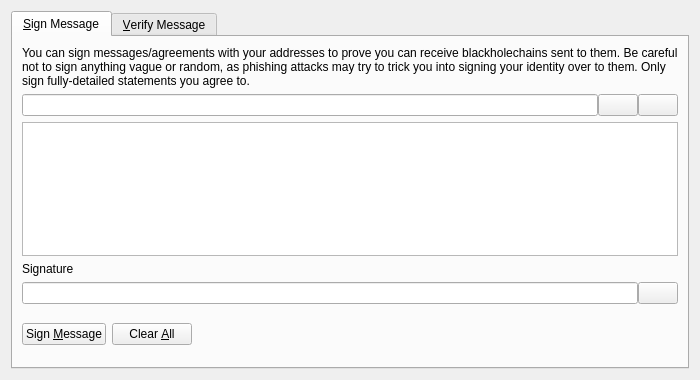
<?xml version="1.0" encoding="UTF-8"?>
<ui version="4.0">
 <class>SignVerifyMessageDialog</class>
 <widget class="QDialog" name="SignVerifyMessageDialog">
  <property name="geometry">
   <rect>
    <x>0</x>
    <y>0</y>
    <width>700</width>
    <height>380</height>
   </rect>
  </property>
  <property name="windowTitle">
   <string>Signatures - Sign / Verify a Message</string>
  </property>
  <property name="modal">
   <bool>true</bool>
  </property>
  <layout class="QVBoxLayout" name="verticalLayout">
   <item>
    <widget class="QTabWidget" name="tabWidget">
     <property name="currentIndex">
      <number>0</number>
     </property>
     <widget class="QWidget" name="tabSignMessage">
      <attribute name="title">
       <string>&amp;Sign Message</string>
      </attribute>
      <layout class="QVBoxLayout" name="verticalLayout_SM">
       <item>
        <widget class="QLabel" name="infoLabel_SM">
         <property name="text">
          <string>You can sign messages/agreements with your addresses to prove you can receive blackholechains sent to them. Be careful not to sign anything vague or random, as phishing attacks may try to trick you into signing your identity over to them. Only sign fully-detailed statements you agree to.</string>
         </property>
         <property name="textFormat">
          <enum>Qt::PlainText</enum>
         </property>
         <property name="wordWrap">
          <bool>true</bool>
         </property>
        </widget>
       </item>
       <item>
        <layout class="QHBoxLayout" name="horizontalLayout_1_SM">
         <property name="spacing">
          <number>0</number>
         </property>
         <item>
          <widget class="QValidatedLineEdit" name="addressIn_SM">
           <property name="toolTip">
            <string>The Bitcoin address to sign the message with</string>
           </property>
          </widget>
         </item>
         <item>
          <widget class="QPushButton" name="addressBookButton_SM">
           <property name="toolTip">
            <string>Choose previously used address</string>
           </property>
           <property name="text">
            <string/>
           </property>
           <property name="icon">
            <iconset resource="../bitcoin.qrc">
             <normaloff>:/icons/address-book</normaloff>:/icons/address-book</iconset>
           </property>
           <property name="shortcut">
            <string>Alt+A</string>
           </property>
           <property name="autoDefault">
            <bool>false</bool>
           </property>
          </widget>
         </item>
         <item>
          <widget class="QPushButton" name="pasteButton_SM">
           <property name="toolTip">
            <string>Paste address from clipboard</string>
           </property>
           <property name="text">
            <string/>
           </property>
           <property name="icon">
            <iconset resource="../bitcoin.qrc">
             <normaloff>:/icons/editpaste</normaloff>:/icons/editpaste</iconset>
           </property>
           <property name="shortcut">
            <string>Alt+P</string>
           </property>
           <property name="autoDefault">
            <bool>false</bool>
           </property>
          </widget>
         </item>
        </layout>
       </item>
       <item>
        <widget class="QPlainTextEdit" name="messageIn_SM">
         <property name="toolTip">
          <string>Enter the message you want to sign here</string>
         </property>
        </widget>
       </item>
       <item>
        <widget class="QLabel" name="signatureLabel_SM">
         <property name="text">
          <string>Signature</string>
         </property>
         <property name="textFormat">
          <enum>Qt::PlainText</enum>
         </property>
        </widget>
       </item>
       <item>
        <layout class="QHBoxLayout" name="horizontalLayout_2_SM">
         <property name="spacing">
          <number>0</number>
         </property>
         <item>
          <widget class="QLineEdit" name="signatureOut_SM">
           <property name="font">
            <font>
             <italic>true</italic>
            </font>
           </property>
           <property name="readOnly">
            <bool>true</bool>
           </property>
          </widget>
         </item>
         <item>
          <widget class="QPushButton" name="copySignatureButton_SM">
           <property name="toolTip">
            <string>Copy the current signature to the system clipboard</string>
           </property>
           <property name="text">
            <string/>
           </property>
           <property name="icon">
            <iconset resource="../bitcoin.qrc">
             <normaloff>:/icons/editcopy</normaloff>:/icons/editcopy</iconset>
           </property>
           <property name="autoDefault">
            <bool>false</bool>
           </property>
          </widget>
         </item>
        </layout>
       </item>
       <item>
        <layout class="QHBoxLayout" name="horizontalLayout_3_SM">
         <item>
          <widget class="QPushButton" name="signMessageButton_SM">
           <property name="toolTip">
            <string>Sign the message to prove you own this Blackholechain address</string>
           </property>
           <property name="text">
            <string>Sign &amp;Message</string>
           </property>
           <property name="icon">
            <iconset resource="../bitcoin.qrc">
             <normaloff>:/icons/edit</normaloff>:/icons/edit</iconset>
           </property>
           <property name="autoDefault">
            <bool>false</bool>
           </property>
          </widget>
         </item>
         <item>
          <widget class="QPushButton" name="clearButton_SM">
           <property name="toolTip">
            <string>Reset all sign message fields</string>
           </property>
           <property name="text">
            <string>Clear &amp;All</string>
           </property>
           <property name="icon">
            <iconset resource="../bitcoin.qrc">
             <normaloff>:/icons/remove</normaloff>:/icons/remove</iconset>
           </property>
           <property name="autoDefault">
            <bool>false</bool>
           </property>
          </widget>
         </item>
         <item>
          <spacer name="horizontalSpacer_1_SM">
           <property name="orientation">
            <enum>Qt::Horizontal</enum>
           </property>
           <property name="sizeHint" stdset="0">
            <size>
             <width>40</width>
             <height>48</height>
            </size>
           </property>
          </spacer>
         </item>
         <item>
          <widget class="QLabel" name="statusLabel_SM">
           <property name="font">
            <font>
             <weight>75</weight>
             <bold>true</bold>
            </font>
           </property>
           <property name="text">
            <string/>
           </property>
           <property name="wordWrap">
            <bool>true</bool>
           </property>
          </widget>
         </item>
         <item>
          <spacer name="horizontalSpacer_2_SM">
           <property name="orientation">
            <enum>Qt::Horizontal</enum>
           </property>
           <property name="sizeHint" stdset="0">
            <size>
             <width>40</width>
             <height>48</height>
            </size>
           </property>
          </spacer>
         </item>
        </layout>
       </item>
      </layout>
     </widget>
     <widget class="QWidget" name="tabVerifyMessage">
      <attribute name="title">
       <string>&amp;Verify Message</string>
      </attribute>
      <layout class="QVBoxLayout" name="verticalLayout_VM">
       <item>
        <widget class="QLabel" name="infoLabel_VM">
         <property name="text">
          <string>Enter the receiver's address, message (ensure you copy line breaks, spaces, tabs, etc. exactly) and signature below to verify the message. Be careful not to read more into the signature than what is in the signed message itself, to avoid being tricked by a man-in-the-middle attack. Note that this only proves the signing party receives with the address, it cannot prove sendership of any transaction!</string>
         </property>
         <property name="textFormat">
          <enum>Qt::PlainText</enum>
         </property>
         <property name="alignment">
          <set>Qt::AlignLeading|Qt::AlignLeft|Qt::AlignTop</set>
         </property>
         <property name="wordWrap">
          <bool>true</bool>
         </property>
        </widget>
       </item>
       <item>
        <layout class="QHBoxLayout" name="horizontalLayout_1_VM">
         <property name="spacing">
          <number>0</number>
         </property>
         <item>
          <widget class="QValidatedLineEdit" name="addressIn_VM">
           <property name="toolTip">
            <string>The Blackholechain address the message was signed with</string>
           </property>
          </widget>
         </item>
         <item>
          <widget class="QPushButton" name="addressBookButton_VM">
           <property name="toolTip">
            <string>Choose previously used address</string>
           </property>
           <property name="text">
            <string/>
           </property>
           <property name="icon">
            <iconset resource="../bitcoin.qrc">
             <normaloff>:/icons/address-book</normaloff>:/icons/address-book</iconset>
           </property>
           <property name="shortcut">
            <string>Alt+A</string>
           </property>
           <property name="autoDefault">
            <bool>false</bool>
           </property>
          </widget>
         </item>
        </layout>
       </item>
       <item>
        <widget class="QPlainTextEdit" name="messageIn_VM"/>
       </item>
       <item>
        <widget class="QValidatedLineEdit" name="signatureIn_VM"/>
       </item>
       <item>
        <layout class="QHBoxLayout" name="horizontalLayout_2_VM">
         <item>
          <widget class="QPushButton" name="verifyMessageButton_VM">
           <property name="toolTip">
            <string>Verify the message to ensure it was signed with the specified Blackholechain address</string>
           </property>
           <property name="text">
            <string>Verify &amp;Message</string>
           </property>
           <property name="icon">
            <iconset resource="../bitcoin.qrc">
             <normaloff>:/icons/transaction_0</normaloff>:/icons/transaction_0</iconset>
           </property>
           <property name="autoDefault">
            <bool>false</bool>
           </property>
          </widget>
         </item>
         <item>
          <widget class="QPushButton" name="clearButton_VM">
           <property name="toolTip">
            <string>Reset all verify message fields</string>
           </property>
           <property name="text">
            <string>Clear &amp;All</string>
           </property>
           <property name="icon">
            <iconset resource="../bitcoin.qrc">
             <normaloff>:/icons/remove</normaloff>:/icons/remove</iconset>
           </property>
           <property name="autoDefault">
            <bool>false</bool>
           </property>
          </widget>
         </item>
         <item>
          <spacer name="horizontalSpacer_1_VM">
           <property name="orientation">
            <enum>Qt::Horizontal</enum>
           </property>
           <property name="sizeHint" stdset="0">
            <size>
             <width>40</width>
             <height>48</height>
            </size>
           </property>
          </spacer>
         </item>
         <item>
          <widget class="QLabel" name="statusLabel_VM">
           <property name="font">
            <font>
             <weight>75</weight>
             <bold>true</bold>
            </font>
           </property>
           <property name="text">
            <string/>
           </property>
           <property name="wordWrap">
            <bool>true</bool>
           </property>
          </widget>
         </item>
         <item>
          <spacer name="horizontalSpacer_2_VM">
           <property name="orientation">
            <enum>Qt::Horizontal</enum>
           </property>
           <property name="sizeHint" stdset="0">
            <size>
             <width>40</width>
             <height>48</height>
            </size>
           </property>
          </spacer>
         </item>
        </layout>
       </item>
      </layout>
     </widget>
    </widget>
   </item>
  </layout>
 </widget>
 <customwidgets>
  <customwidget>
   <class>QValidatedLineEdit</class>
   <extends>QLineEdit</extends>
   <header>qvalidatedlineedit.h</header>
  </customwidget>
 </customwidgets>
 <resources>
  <include location="../bitcoin.qrc"/>
 </resources>
 <connections/>
</ui>
